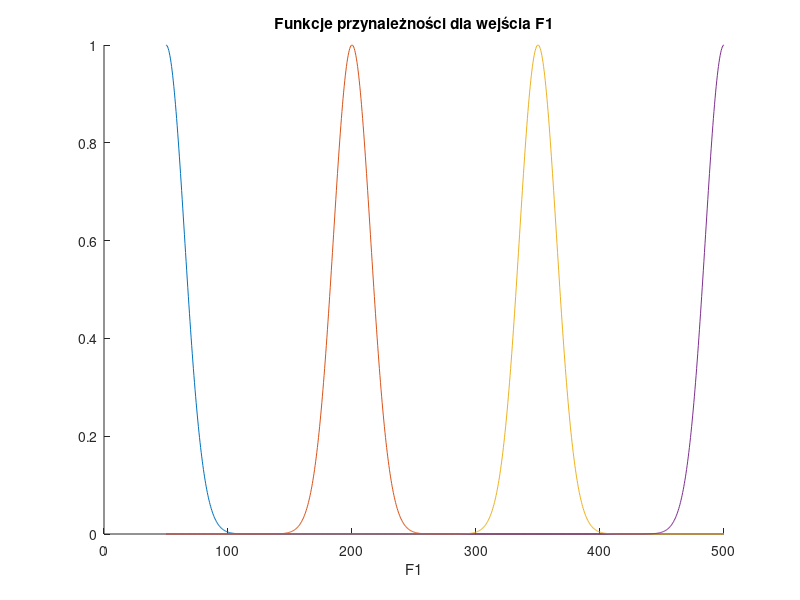
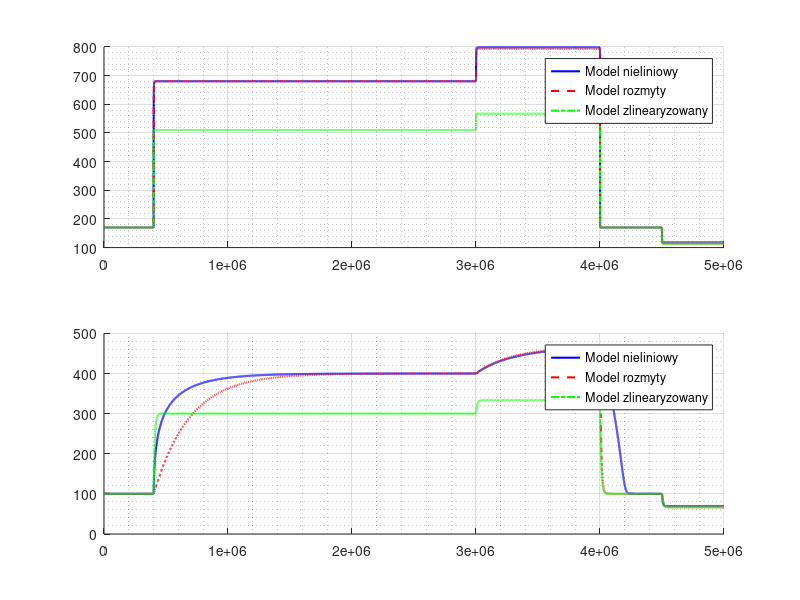

MATLAB code for these plots, in order:
%% Porównanie modelu nieliniowego i zlinearizowanego
clear; clc;

Tend = 50e5;
h0 = [170; 100];
F1 = @(t) 200 + 300*(t >= 4e5) - 350*(t >= 40e5);
FD = @(t) 100 + 50*(t >= 30e5) - 50 *(t >= 45e5);

% W stanach przejściowych model rozmyty dalej zachowuje się niezbyt dobrze
% podobnie jak model liniowy, ale w stanach ustalownych dopasowuje się
% bardzo dobrze do modelu nieliniowego. Warto zauważyć, że stany
% przejściowe dla wysokości h1 też są dobrze odwzorowane, natomiast
% problematyczne jest h2 ze względu na długi czas reakcji.


%% ---------------------------------------------------------------
% Model nieliniowy dynamiczny

fNonlinear = @(t,h) [ ...
    ( F1(t) + FD(t) - 23 * sqrt(h(1))) / (0.7 * h(1)) ; ...
    ( 23 * sqrt(h(1)) - 30 * sqrt(h(2))) / (1.35 * h(2)^2) ...
];


%% ---------------------------------------------------------------
%  Model zlinearyzowany

F1_point = 200;
Fd_point = 100;
h1_point = ( 1/23 * (F1_point + Fd_point) )^2;
h2_point = ( 1/30 * (F1_point + Fd_point) )^2;

A = zeros(2,2);
A(1,1) = -1.42857142857143*(F1_point + Fd_point - 23*sqrt(h1_point))/h1_point^2 - 16.4285714285714/h1_point^(3/2);
A(1,2) = 0;
A(2,1) = 8.51851851851852/(sqrt(h1_point)*h2_point^2);
A(2,2) = -1.48148148148148*(23*sqrt(h1_point) - 30*sqrt(h2_point))/h2_point^3 - 11.1111111111111/h2_point^(5/2);

B = zeros(2,2);
B(1,1) = 1.42857142857143/h1_point;
B(1,2) = 1.42857142857143/h1_point;
B(2,1) = 0;
B(2,2) = 0;

fLinear = @(t,h) A * (h - [h1_point; h2_point]) + B * [F1(t) - F1_point; FD(t) - Fd_point];


%% ---------------------------------------------------------------
% Model rozmyty z lokalnymi modelami zlinearizowanymi

% Zbiory rozmyte dla wejścia F1
% (Zał: Fd = 100)
F1Range = [50, 500];

NumOfFuzzySets = 4;
F1p = linspace(F1Range(1), F1Range(2), NumOfFuzzySets);
DF1p = F1p(2) - F1p(1);

mf = cell(1, NumOfFuzzySets);
sigma = 0.1*DF1p;
for i = 1:NumOfFuzzySets
    c = F1p(i);
    mf{i} = @(z) gaussmf(z, [sigma c]);
end

figure(1);
x = linspace(F1Range(1), F1Range(2), 1000);
hold on;
title('Funkcje przynależności dla wejścia F1');
xlabel('F1');
for i = 1:NumOfFuzzySets
    plot(x, mf{i}(x));
end

% Lokalne modele zlinearizowane
fLin = cell(1, NumOfFuzzySets);
for i = 1:NumOfFuzzySets
    F1p_ = F1p(i);
    Fdp_ = 100;
    h1p_ = ( 1/23 * (F1p_ + Fdp_) )^2;
    h2p_ = ( 1/30 * (F1p_ + Fdp_) )^2;

    A = zeros(2,2);
    A(1,1) = -1.42857142857143*(F1p_ + Fdp_ - 23*sqrt(h1p_))/h1p_^2 - 16.4285714285714/h1p_^(3/2);
    A(1,2) = 0;
    A(2,1) = 8.51851851851852/(sqrt(h1p_)*h2p_^2);
    A(2,2) = -1.48148148148148*(23*sqrt(h1p_) - 30*sqrt(h2p_))/h2p_^3 - 11.1111111111111/h2p_^(5/2);

    B = zeros(2,2);
    B(1,1) = 1.42857142857143/h1p_;
    B(1,2) = 1.42857142857143/h1p_;
    B(2,1) = 0;
    B(2,2) = 0;

    fLin{i} = @(h,F) A * (h - [h1p_; h2p_]) + B * (F - [F1p_; Fdp_]);
end

% Model rozmyty
fFuzzy = @(t,h) fuzzy_eval(t, h, mf, fLin, NumOfFuzzySets, F1, FD);
function dh = fuzzy_eval(t, h, mf, fLin, NumOfFuzzySets, F1, FD)
    F1t = F1(t);
    FDt = FD(t);

    num = zeros(2,1);
    den = 0;
    for i = 1:NumOfFuzzySets
        mu = mf{i}(F1t);
        num = num + mu * fLin{i}(h, [F1t; FDt]);
        den = den + mu;
    end
    dh = num / den;    
end


%% ---------------------------------------------------------------
% Symulacja modeli nieliniowego i rozmytego

[tn, hn] = ode45(fNonlinear, [0, Tend], h0, odeset('RelTol',1e-6));
[tl, hl] = ode45(fLinear, [0, Tend], h0, odeset('RelTol',1e-6));
[tf, hf] = ode45(fFuzzy, [0, Tend], h0, odeset('RelTol',1e-6));

% Rysowanie wyników
figure(2);
subplot(2,1,1);
hold on;
plot(tn, hn(:,1), 'b', 'LineWidth', 1.5); 
plot(tf, hf(:,1), 'r--', 'LineWidth', 1.5);
plot(tl, hl(:,1), 'g-.', 'LineWidth', 1.5);
legend('Model nieliniowy', 'Model rozmyty', 'Model zlinearyzowany', 'Location', 'northeast');
grid on
grid minor
subplot(2,1,2);
hold on;
plot(tn, hn(:,2), 'b', 'LineWidth', 1.5); 
plot(tf, hf(:,2), 'r--', 'LineWidth', 1.5);
plot(tl, hl(:,2), 'g-.', 'LineWidth', 1.5);
legend('Model nieliniowy', 'Model rozmyty', 'Model zlinearyzowany', 'Location', 'northeast');
grid on;
grid minor
